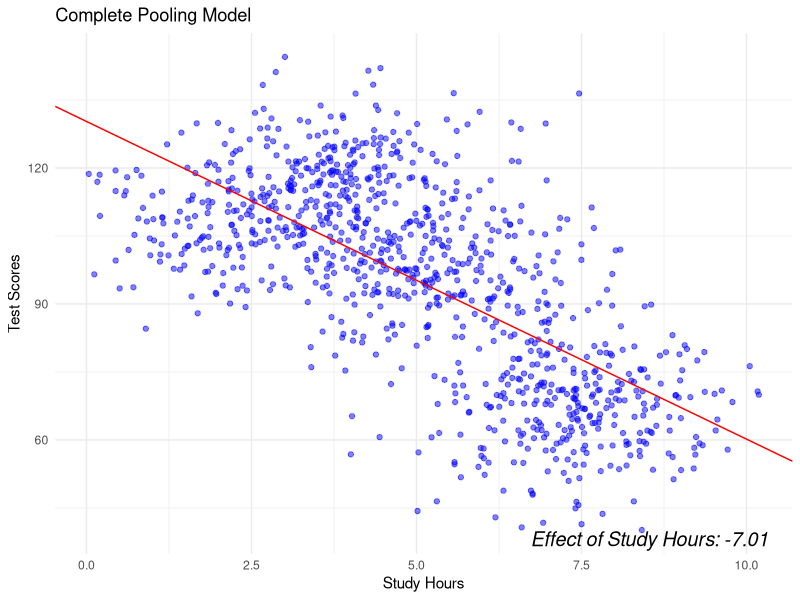
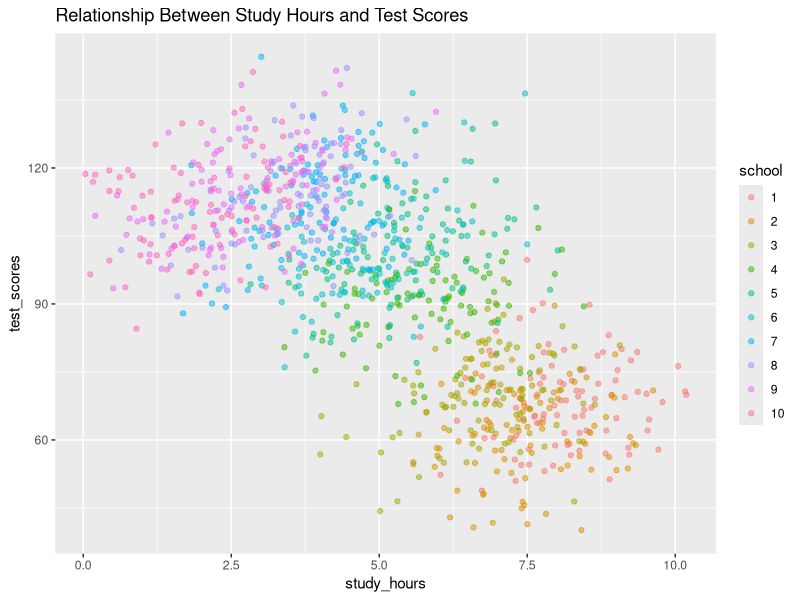
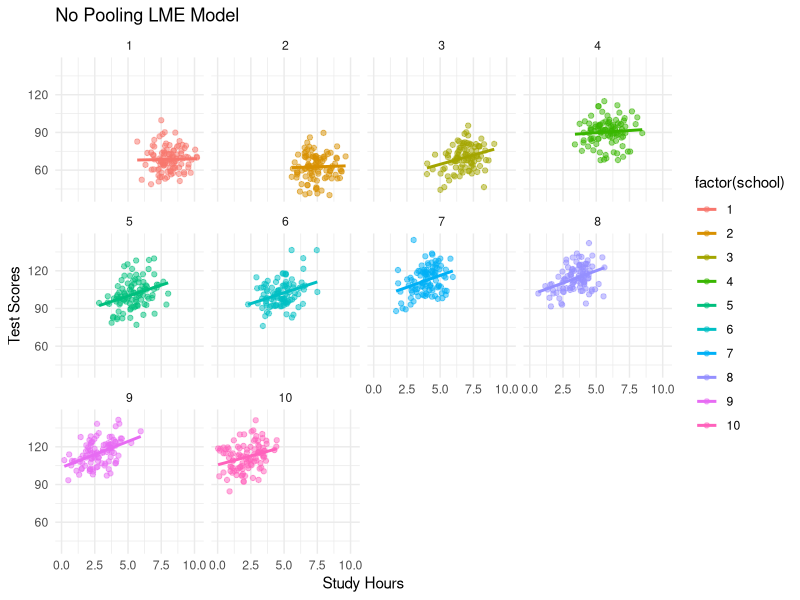
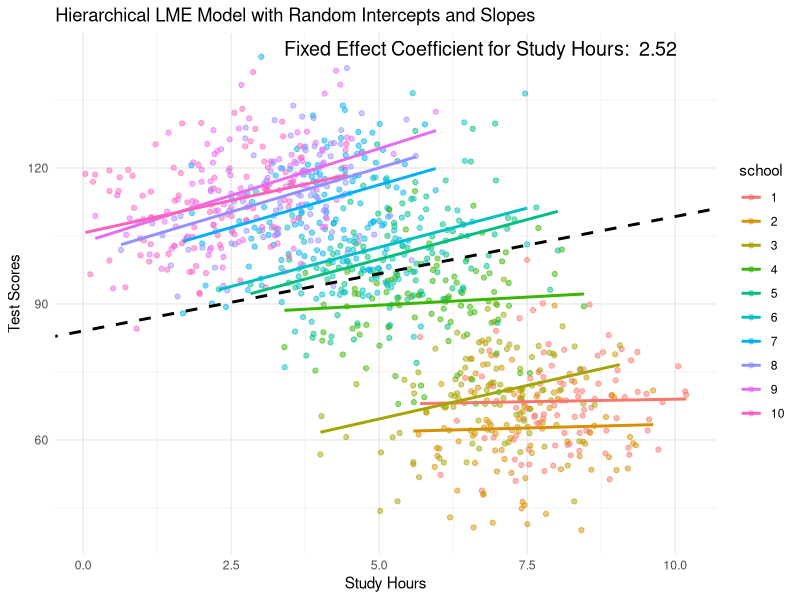
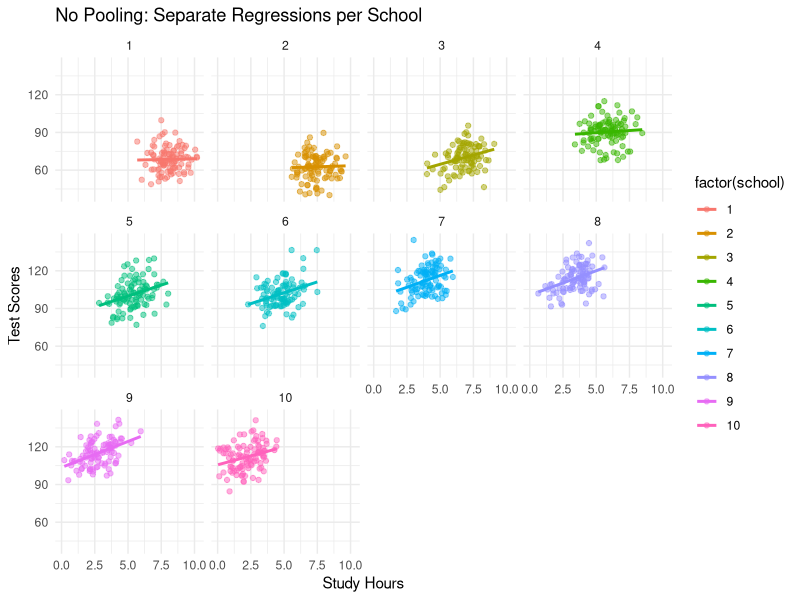
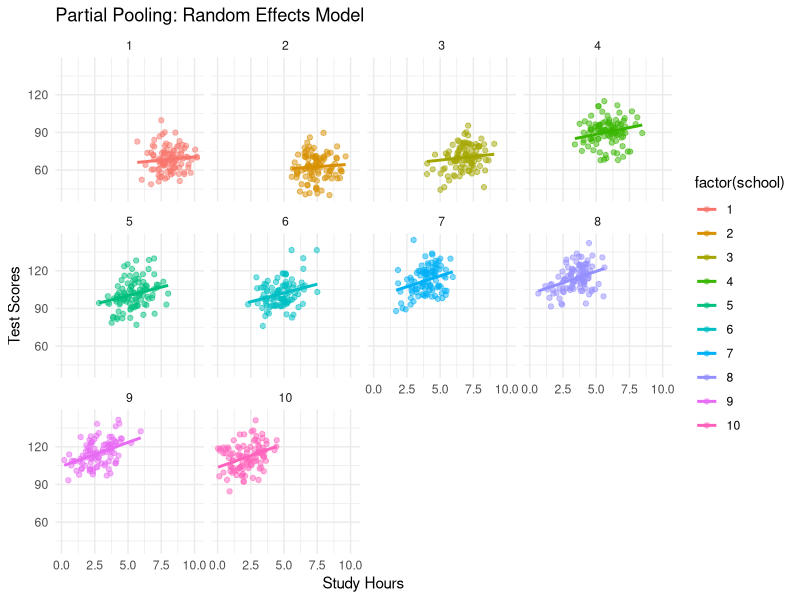

The R script that drew these images, in order:
## ---- chunk 1
# Load necessary libraries
library(ggplot2)
library(dplyr)
library(tidyr)
library(lme4)
library(tibble)
library(truncnorm)
library(patchwork)

# Set seed for reproducibility
set.seed(123)

# Parameters
n_schools <- 10  # Number of schools
n_students <- 100  # Students per school

mu_study_hours <- seq(8, 2, length.out = n_schools)  # Schools with higher average study hours
mu_test_scores <- seq(50, 120, length.out = n_schools)  # Schools with higher average test scores

sigma_beta_0 <- 10  # Std dev of intercepts within schools
mu_beta_1 <- 3  # Average slope for study hours
sigma_beta_1 <- 1  # Std dev of slopes (to ensure positive slopes within schools)
sigma_y <- 10  # Std dev of test scores

# Simulate data for each school
data <- data.frame()
for (i in 1:n_schools) {
  # Simulate study hours for each student in the school
  study_hours <- rtruncnorm(n_students, a = 0, b = Inf, mean = mu_study_hours[i], sd = 1)
  
  # Simulate school-specific intercept (baseline test score)
  beta_0 <- rnorm(1, mean = mu_test_scores[i], sd = sigma_beta_0)
  
  # Simulate school-specific slope (effect of study hours)
  beta_1 <- rnorm(1, mean = mu_beta_1, sd = sigma_beta_1)
  
  # Generate test scores
  test_scores <- beta_0 + beta_1 * study_hours + rnorm(n_students, sd = sigma_y)
  
  # Combine school data into the main data frame
  school_data <- data.frame(school = factor(i), study_hours = study_hours, test_scores = test_scores)
  data <- rbind(data, school_data)
}


## ---- chunk 2
complete_pooling_model_lm <- lm(test_scores ~ study_hours,
  data = data)

summary(complete_pooling_model_lm)
# Extract the fixed effects (coefficients)
fixed_effects <- coef(complete_pooling_model_lm)

# Extract the effect of 'study_hours' on 'test_scores'
study_hours_effect <- fixed_effects["study_hours"]

# Visualize complete pooling model
ggplot(data, aes(x = study_hours, y = test_scores)) +
  geom_point(alpha = 0.5, color = "blue") +
  # Plot the regression line using the lm coefficients
  geom_abline(intercept = fixed_effects["(Intercept)"],
              slope = fixed_effects["study_hours"],
              color = "red") +
  labs(title = "Complete Pooling Model", x = "Study Hours", y = "Test Scores") +
  theme_minimal() +
  # Annotate the correlation using the slope of the regression line (study_hours_effect)
  annotate("text", x = Inf, y = -Inf, 
           label = sprintf("Effect of Study Hours: %.2f", study_hours_effect),
           hjust = 1.1, vjust = -0.5, color = "black", size = 5, fontface = "italic") 



# Vizualize the relationship per school 
ggplot(data, aes(x = study_hours, y = test_scores, color = school)) +
  geom_point(alpha = 0.5) +
  ggtitle("Relationship Between Study Hours and Test Scores")

## ---- chunk 3
# Initialize a list to store the models
school_lm_models <- list()

# Get unique schools
unique_schools <- unique(data$school)


# Loop over each school
for (school in unique_schools) {
  # Subset the data for the current school
  school_data <- data[data$school == school, ]
   
  # Run the  linear regression for this school's data
  model <- lm(test_scores ~ study_hours, data = school_data)
  
  # Store the model in the list, using the school name as the key
  school_lm_models[[school]] <- model
}

# Access the models for each school
school_lm_models[['School A']]  # Example of accessing a specific school's model

# To view summaries for each model
for (school in unique_schools) {
  cat("\n\nSummary for", school, ":\n")
  print(summary(school_lm_models[[school]]))
}

# Plot the results
ggplot(data, aes(x = study_hours, y = test_scores, color = factor(school))) +
  geom_point(alpha = 0.5) +
  facet_wrap(~school) +
  geom_smooth(method = "lm", se = FALSE) +  # Adds a regression line without confidence interval shading
  labs(title = "No Pooling LME Model", x = "Study Hours", y = "Test Scores") +
  theme_minimal()
## ---- chunk 4
model_school_covariate <- lm(test_scores ~ study_hours + factor(school), data = data) 
summary(model_school_covariate)
## ---- chunk 5
model_school_interaction<- lm(test_scores ~ study_hours*factor(school), data = data)
summary(model_school_interaction)
## ---- chunk 6
# Fit hierarchical model with random intercepts and slopes using `lme4`
hierarchical_model <- lmer(
  test_scores ~ study_hours + (1 + study_hours | school),
  data = data
)

# Summary of the model
summary(hierarchical_model)

# Extract fixed effects
fixed_effects <- fixef(hierarchical_model)
fixed_slope <- fixed_effects[2]
fixed_intercept <- fixed_effects[1]


# Visualization of hierarchical model with overall line
ggplot(data, aes(x = study_hours, y = test_scores, color = school)) +
  geom_point(alpha = 0.5) +
  geom_smooth(method = "lm", se = FALSE, aes(group = school, color = school)) +
  geom_abline(intercept=fixed_intercept, slope=fixed_slope, color="black", linetype="dashed", size=1) +
  labs(title = "Hierarchical LME Model with Random Intercepts and Slopes",
       x = "Study Hours",
       y = "Test Scores") +
  theme_minimal()+ annotate("text", x = Inf, y = Inf, label = paste("Fixed Effect Coefficient for Study Hours: ", round(fixed_slope, 2)),
           hjust = 1.1, vjust = 1.5, size = 5, color = "black")
## ---- chunk 7
# Separate linear models for each school (No Pooling)
data <- data %>%
  group_by(school) %>%
  mutate(no_pooling_predicted = predict(lm(test_scores ~ study_hours, data = cur_data())))


# No Pooling Plot: Separate regression lines for each school (no influence from other schools)
ggplot(data, aes(x = study_hours, y = test_scores, color = factor(school))) +
  geom_point(alpha = 0.5) +
  geom_line(aes(y = no_pooling_predicted), size = 1) +  
  # Independent school lines
  labs(title = "No Pooling: Separate Regressions per School", 
       x = "Study Hours", 
       y = "Test Scores") +
  facet_wrap(~school) + 
   theme_minimal() 


# Extract fitted values from the hierarchical model
data$partial_pooling_predicted <- predict(hierarchical_model, newdata = data)

 # Example of creating fixed effect predictions
fixed_effects <- data.frame(
  study_hours = seq(min(data$study_hours), max(data$study_hours), length.out = 100),
  test_scores = fixed_intercept + fixed_slope * seq(min(data$study_hours), max(data$study_hours), length.out = 100)
)

# Plot with fixed effects line
 ggplot(data, aes(x = study_hours, y = test_scores, color = factor(school))) +
  geom_point(alpha = 0.5) +  # Observed data points
  geom_line(aes(y = partial_pooling_predicted), size = 1) +  # Shrinkage lines from random effects model
  #geom_line(data = fixed_effects, aes(y = test_scores), linetype = "dashed", size = 1, color = "black") +  # Fixed effect line
  labs(title = "Partial Pooling: Random Effects Model",
       x = "Study Hours",
       y = "Test Scores") +
  facet_wrap(~school) +  # Separate plot per school
  theme_minimal()
 
